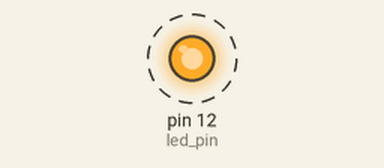
Simulated run of this program. Board: Raspberry Pi (header pin numbers). On the bench: output pins drawn as LEDs (lit = HIGH). Dashed ring = blinking. At 60.0 s the program stops and its outputs stay as they are.

Above: at 0.5 s.
Timing chart, 0 to 4.6 s (numbered marks = the images above):
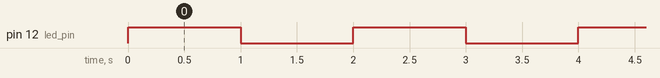

Measured:
- by itself, pin 12 (led_pin): alternates HIGH for 1.0 s and LOW for 1.0 s, 60 changes in all, then stays LOW

The program:

blink.py
```python
#!/usr/bin/env python
import time
import RPi.GPIO as GPIO

led_pin = 12

GPIO.setmode(GPIO.BOARD)
GPIO.setup(led_pin, GPIO.OUT)

for i in range(0,30):
  GPIO.output(led_pin, GPIO.HIGH)
  time.sleep(1)
  GPIO.output(led_pin, GPIO.LOW)
  time.sleep(1)

GPIO.cleanup()
```
